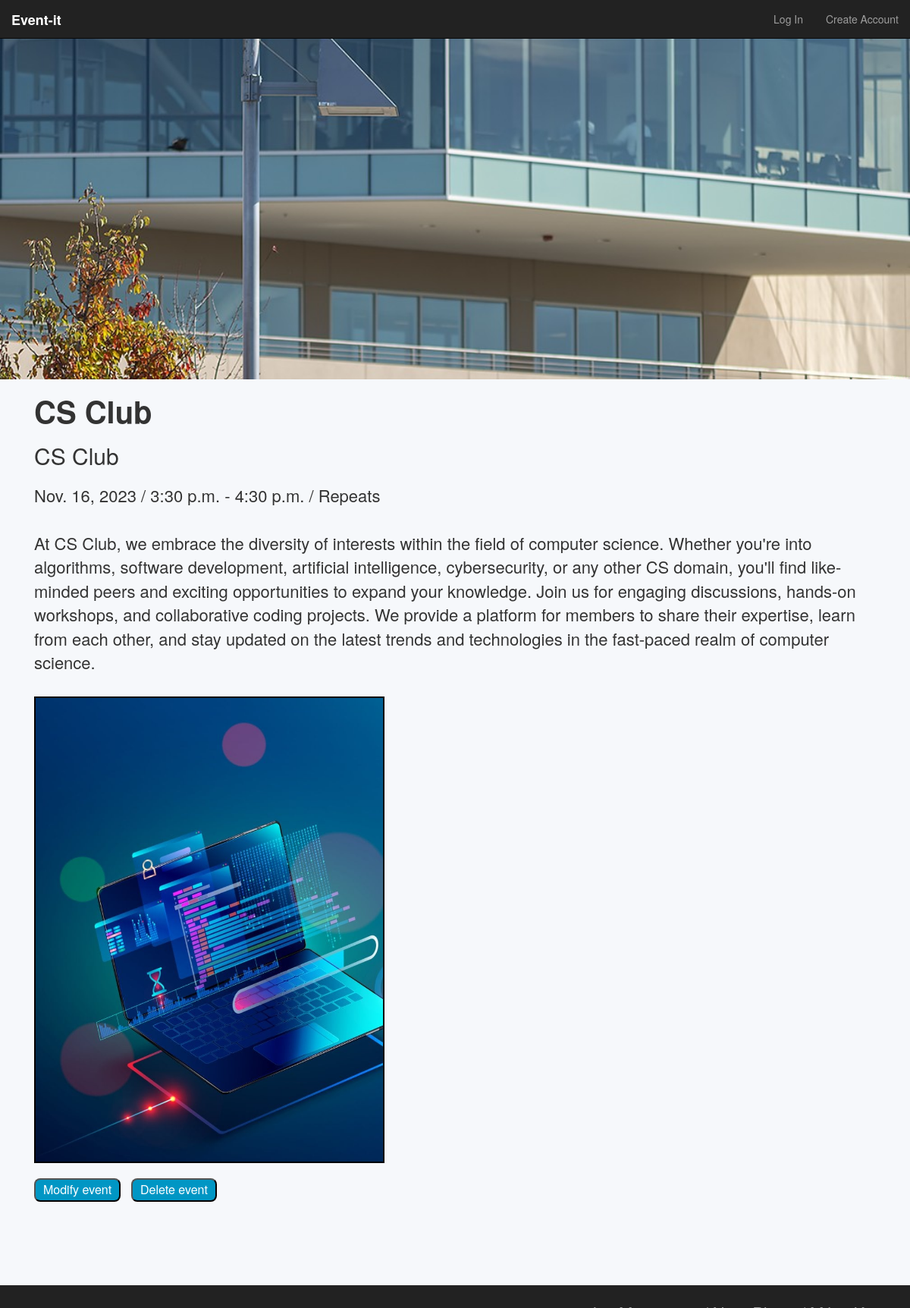
The page /event/36/ on the database its author committed.
### events/models.py (models this page shows, shortened)
class Event(models.Model):                                      # makes the main data model, each event has the attributes below
    title        = models.CharField(max_length=120)
    description  = models.TextField(blank=True, default='')
    repeats      = models.BooleanField(default=False)
    approved     = models.BooleanField(default=False)
    date         = models.DateField()
    start_time   = models.TimeField()
    end_time     = models.TimeField()
    posting_club = models.CharField(max_length=100)
    user         = models.ForeignKey(to=User, related_name="events", blank=True, null=True, on_delete=models.CASCADE)
    image        = models.ImageField(null=True, blank=True, upload_to='images/')

### events/views.py (the view)
def event_detail_view(request, id):         # shows one event
    obj = get_object_or_404(Event, id=id)   # get object id=id, if it does not exist throw 404 error
    if obj.approved == True:
        context = {                             # defines what to pass in to event_detail.html
            'object': obj,
        }
        return render(request, 'events/event_detail.html', context)
    else:
        return HttpResponse("<h1>This event has not been approved</h1>")

### events/templates/events/event_detail.html (shortened to what this page needs)
{% extends 'base.html' %}
{% block content %}
{% load static %} <link rel="stylesheet" href="{% static 'eventdetails.css' %}">
<div class="fixed-bg"></div>
<body>
<h1>{{ object.title }}</h1>
<h2>{{ object.posting_club }}</h2>
<p>
    {{ object.date }} / {{ object.start_time }} - {{ object.end_time }}{% if object.repeats %} / Repeats{% endif %}
    <br><br>
    {% if object.description %}{{ object.description }}{% else %}Description coming soon{% endif %}
</p>
<br>
{% if object.image %}
<img src="{{ object.image.url }}">
{% endif %}
<br><br>
<a href="/event/update/{{ object.id }}"><button>Modify event</button></a>
<a href="/event/delete/{{ object.id }}"><button>Delete event</button></a>
</body>
{% endblock %}

### events/static/base.css (style rules this page uses)
body { background-color: rgba(0, 77, 150, 0.034); margin-left: 30px; padding-bottom: 100px; }

### events/static/eventdetails.css (style rules this page uses)
img { width: 40%; border: 2px solid black; }
body { margin-left: 45px; margin-bottom: 40px; }
.fixed-bg { background-image: url("images/college_of_san_mateo_cover.jpeg"); min-height: 500px; background-attachment: fixed; background-position: center -500px; background-repeat: no-repeat; background-size: cover; margin-left: -45px; }
p { font-size: 22px; margin-right: 25px; margin-top: 20px; }
h1 { font-size: 40px; font-weight: bold; }
button { margin-right: 10px; text-decoration: black; background-color: #0096c4; color: rgb(255, 255, 255); padding: 2px 10px; text-align: center; text-decoration: none; display: inline-block; font-size: 16px; border-radius: 8px; }

### rows shown on the page
Event: title "CS Club", posting_club "CS Club", date "Nov. 16, 2023", start_time "3:30 p.m.", end_time "4:30 p.m.", description "At CS Club, we embrace the diversity of interests within the field of computer science. Whether you're into algorithms, software development, artificial intelligence, cybersecurity, or any other CS domain, you'll find like-minded peers and exciting opportunities to expand your knowledge. Join us for engaging discussions, hands-on workshops, and collaborative coding projects. We provide a platform for members to share their expertise, learn from each other, and stay updated on the latest trends and technologies in the fast-paced realm of computer science.", image (picture)
